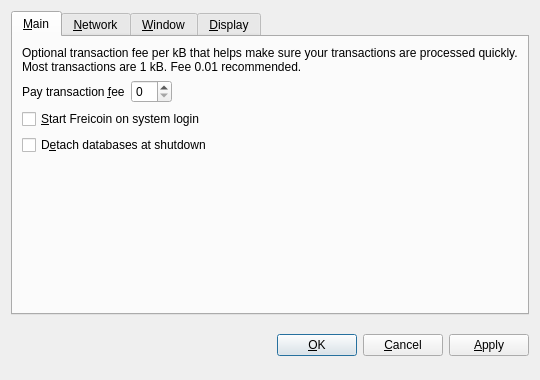
<?xml version="1.0" encoding="UTF-8"?>
<ui version="4.0">
 <class>OptionsDialog</class>
 <widget class="QDialog" name="OptionsDialog">
  <property name="geometry">
   <rect>
    <x>0</x>
    <y>0</y>
    <width>540</width>
    <height>380</height>
   </rect>
  </property>
  <property name="windowTitle">
   <string>Options</string>
  </property>
  <property name="modal">
   <bool>true</bool>
  </property>
  <layout class="QVBoxLayout" name="verticalLayout">
   <item>
    <widget class="QTabWidget" name="tabWidget">
     <property name="tabPosition">
      <enum>QTabWidget::North</enum>
     </property>
     <property name="currentIndex">
      <number>0</number>
     </property>
     <widget class="QWidget" name="tabMain">
      <attribute name="title">
       <string>&amp;Main</string>
      </attribute>
      <layout class="QVBoxLayout" name="verticalLayout_Main">
       <item>
        <widget class="QLabel" name="transactionFeeInfoLabel">
         <property name="text">
          <string>Optional transaction fee per kB that helps make sure your transactions are processed quickly. Most transactions are 1 kB. Fee 0.01 recommended.</string>
         </property>
         <property name="textFormat">
          <enum>Qt::PlainText</enum>
         </property>
         <property name="wordWrap">
          <bool>true</bool>
         </property>
        </widget>
       </item>
       <item>
        <layout class="QHBoxLayout" name="horizontalLayout_Main">
         <item>
          <widget class="QLabel" name="transactionFeeLabel">
           <property name="text">
            <string>Pay transaction &amp;fee</string>
           </property>
           <property name="textFormat">
            <enum>Qt::PlainText</enum>
           </property>
           <property name="buddy">
            <cstring>transactionFee</cstring>
           </property>
          </widget>
         </item>
         <item>
          <widget class="FreicoinAmountField" name="transactionFee"/>
         </item>
         <item>
          <spacer name="horizontalSpacer_Main">
           <property name="orientation">
            <enum>Qt::Horizontal</enum>
           </property>
           <property name="sizeHint" stdset="0">
            <size>
             <width>40</width>
             <height>20</height>
            </size>
           </property>
          </spacer>
         </item>
        </layout>
       </item>
       <item>
        <widget class="QCheckBox" name="botcoinAtStartup">
         <property name="toolTip">
          <string>Automatically start Freicoin after logging in to the system.</string>
         </property>
         <property name="text">
          <string>&amp;Start Freicoin on system login</string>
         </property>
        </widget>
       </item>
       <item>
        <widget class="QCheckBox" name="detachDatabases">
         <property name="toolTip">
          <string>Detach block and address databases at shutdown. This means they can be moved to another data directory, but it slows down shutdown. The wallet is always detached.</string>
         </property>
         <property name="text">
          <string>D&amp;etach databases at shutdown</string>
         </property>
        </widget>
       </item>
       <item>
        <spacer name="verticalSpacer_Main">
         <property name="orientation">
          <enum>Qt::Vertical</enum>
         </property>
         <property name="sizeHint" stdset="0">
          <size>
           <width>20</width>
           <height>40</height>
          </size>
         </property>
        </spacer>
       </item>
      </layout>
     </widget>
     <widget class="QWidget" name="tabNetwork">
      <attribute name="title">
       <string>&amp;Network</string>
      </attribute>
      <layout class="QVBoxLayout" name="verticalLayout_Network">
       <item>
        <widget class="QCheckBox" name="mapPortUpnp">
         <property name="toolTip">
          <string>Automatically open the Freicoin client port on the router. This only works when your router supports UPnP and it is enabled.</string>
         </property>
         <property name="text">
          <string>Map port using &amp;UPnP</string>
         </property>
        </widget>
       </item>
       <item>
        <widget class="QCheckBox" name="connectSocks">
         <property name="toolTip">
          <string>Connect to the Freicoin network through a SOCKS proxy (e.g. when connecting through Tor).</string>
         </property>
         <property name="text">
          <string>Connect through &amp;SOCKS proxy:</string>
         </property>
        </widget>
       </item>
       <item>
        <layout class="QHBoxLayout" name="horizontalLayout_Network">
         <item>
          <widget class="QLabel" name="proxyIpLabel">
           <property name="text">
            <string>Proxy &amp;IP:</string>
           </property>
           <property name="textFormat">
            <enum>Qt::PlainText</enum>
           </property>
           <property name="buddy">
            <cstring>proxyIp</cstring>
           </property>
          </widget>
         </item>
         <item>
          <widget class="QValidatedLineEdit" name="proxyIp">
           <property name="maximumSize">
            <size>
             <width>140</width>
             <height>16777215</height>
            </size>
           </property>
           <property name="toolTip">
            <string>IP address of the proxy (e.g. 127.0.0.1)</string>
           </property>
          </widget>
         </item>
         <item>
          <widget class="QLabel" name="proxyPortLabel">
           <property name="text">
            <string>&amp;Port:</string>
           </property>
           <property name="textFormat">
            <enum>Qt::PlainText</enum>
           </property>
           <property name="buddy">
            <cstring>proxyPort</cstring>
           </property>
          </widget>
         </item>
         <item>
          <widget class="QLineEdit" name="proxyPort">
           <property name="maximumSize">
            <size>
             <width>55</width>
             <height>16777215</height>
            </size>
           </property>
           <property name="toolTip">
            <string>Port of the proxy (e.g. 9050)</string>
           </property>
          </widget>
         </item>
         <item>
          <widget class="QLabel" name="socksVersionLabel">
           <property name="text">
            <string>SOCKS &amp;Version:</string>
           </property>
           <property name="textFormat">
            <enum>Qt::PlainText</enum>
           </property>
           <property name="buddy">
            <cstring>socksVersion</cstring>
           </property>
          </widget>
         </item>
         <item>
          <widget class="QValueComboBox" name="socksVersion">
           <property name="toolTip">
            <string>SOCKS version of the proxy (e.g. 5)</string>
           </property>
          </widget>
         </item>
         <item>
          <spacer name="horizontalSpacer_Network">
           <property name="orientation">
            <enum>Qt::Horizontal</enum>
           </property>
           <property name="sizeHint" stdset="0">
            <size>
             <width>40</width>
             <height>20</height>
            </size>
           </property>
          </spacer>
         </item>
        </layout>
       </item>
       <item>
        <spacer name="verticalSpacer_Network">
         <property name="orientation">
          <enum>Qt::Vertical</enum>
         </property>
         <property name="sizeHint" stdset="0">
          <size>
           <width>20</width>
           <height>40</height>
          </size>
         </property>
        </spacer>
       </item>
      </layout>
     </widget>
     <widget class="QWidget" name="tabWindow">
      <attribute name="title">
       <string>&amp;Window</string>
      </attribute>
      <layout class="QVBoxLayout" name="verticalLayout_Window">
       <item>
        <widget class="QCheckBox" name="minimizeToTray">
         <property name="toolTip">
          <string>Show only a tray icon after minimizing the window.</string>
         </property>
         <property name="text">
          <string>Minimize to the &amp;tray instead of the taskbar</string>
         </property>
        </widget>
       </item>
       <item>
        <widget class="QCheckBox" name="minimizeOnClose">
         <property name="toolTip">
          <string>Minimize instead of exit the application when the window is closed. When this option is enabled, the application will be closed only after selecting Quit in the menu.</string>
         </property>
         <property name="text">
          <string>M&amp;inimize on close</string>
         </property>
        </widget>
       </item>
       <item>
        <spacer name="verticalSpacer_Window">
         <property name="orientation">
          <enum>Qt::Vertical</enum>
         </property>
         <property name="sizeHint" stdset="0">
          <size>
           <width>20</width>
           <height>40</height>
          </size>
         </property>
        </spacer>
       </item>
      </layout>
     </widget>
     <widget class="QWidget" name="tabDisplay">
      <attribute name="title">
       <string>&amp;Display</string>
      </attribute>
      <layout class="QVBoxLayout" name="verticalLayout_Display">
       <item>
        <layout class="QHBoxLayout" name="horizontalLayout_1_Display">
         <item>
          <widget class="QLabel" name="langLabel">
           <property name="text">
            <string>User Interface &amp;language:</string>
           </property>
           <property name="textFormat">
            <enum>Qt::PlainText</enum>
           </property>
           <property name="buddy">
            <cstring>lang</cstring>
           </property>
          </widget>
         </item>
         <item>
          <widget class="QValueComboBox" name="lang">
           <property name="toolTip">
            <string>The user interface language can be set here. This setting will take effect after restarting Freicoin.</string>
           </property>
          </widget>
         </item>
        </layout>
       </item>
       <item>
        <layout class="QHBoxLayout" name="horizontalLayout_2_Display">
         <item>
          <widget class="QLabel" name="unitLabel">
           <property name="text">
            <string>&amp;Unit to show amounts in:</string>
           </property>
           <property name="textFormat">
            <enum>Qt::PlainText</enum>
           </property>
           <property name="buddy">
            <cstring>unit</cstring>
           </property>
          </widget>
         </item>
         <item>
          <widget class="QValueComboBox" name="unit">
           <property name="toolTip">
            <string>Choose the default subdivision unit to show in the interface and when sending coins.</string>
           </property>
          </widget>
         </item>
        </layout>
       </item>
       <item>
        <widget class="QCheckBox" name="displayAddresses">
         <property name="toolTip">
          <string>Whether to show Freicoin addresses in the transaction list or not.</string>
         </property>
         <property name="text">
          <string>Display addresses in &amp;transaction list</string>
         </property>
        </widget>
       </item>
       <item>
        <spacer name="verticalSpacer_Display">
         <property name="orientation">
          <enum>Qt::Vertical</enum>
         </property>
         <property name="sizeHint" stdset="0">
          <size>
           <width>20</width>
           <height>40</height>
          </size>
         </property>
        </spacer>
       </item>
      </layout>
     </widget>
    </widget>
   </item>
   <item>
    <layout class="QHBoxLayout" name="horizontalLayout_Buttons">
     <item>
      <spacer name="horizontalSpacer_1">
       <property name="orientation">
        <enum>Qt::Horizontal</enum>
       </property>
       <property name="sizeHint" stdset="0">
        <size>
         <width>40</width>
         <height>48</height>
        </size>
       </property>
      </spacer>
     </item>
     <item>
      <widget class="QLabel" name="statusLabel">
       <property name="font">
        <font>
         <weight>75</weight>
         <bold>true</bold>
        </font>
       </property>
       <property name="text">
        <string/>
       </property>
       <property name="textFormat">
        <enum>Qt::PlainText</enum>
       </property>
       <property name="wordWrap">
        <bool>true</bool>
       </property>
      </widget>
     </item>
     <item>
      <spacer name="horizontalSpacer_2">
       <property name="orientation">
        <enum>Qt::Horizontal</enum>
       </property>
       <property name="sizeHint" stdset="0">
        <size>
         <width>40</width>
         <height>48</height>
        </size>
       </property>
      </spacer>
     </item>
     <item>
      <widget class="QPushButton" name="okButton">
       <property name="text">
        <string>&amp;OK</string>
       </property>
      </widget>
     </item>
     <item>
      <widget class="QPushButton" name="cancelButton">
       <property name="text">
        <string>&amp;Cancel</string>
       </property>
       <property name="autoDefault">
        <bool>false</bool>
       </property>
      </widget>
     </item>
     <item>
      <widget class="QPushButton" name="applyButton">
       <property name="text">
        <string>&amp;Apply</string>
       </property>
       <property name="autoDefault">
        <bool>false</bool>
       </property>
      </widget>
     </item>
    </layout>
   </item>
  </layout>
 </widget>
 <customwidgets>
  <customwidget>
   <class>FreicoinAmountField</class>
   <extends>QSpinBox</extends>
   <header>botcoinamountfield.h</header>
  </customwidget>
  <customwidget>
   <class>QValueComboBox</class>
   <extends>QComboBox</extends>
   <header>qvaluecombobox.h</header>
  </customwidget>
  <customwidget>
   <class>QValidatedLineEdit</class>
   <extends>QLineEdit</extends>
   <header>qvalidatedlineedit.h</header>
  </customwidget>
 </customwidgets>
 <resources/>
 <connections/>
</ui>
